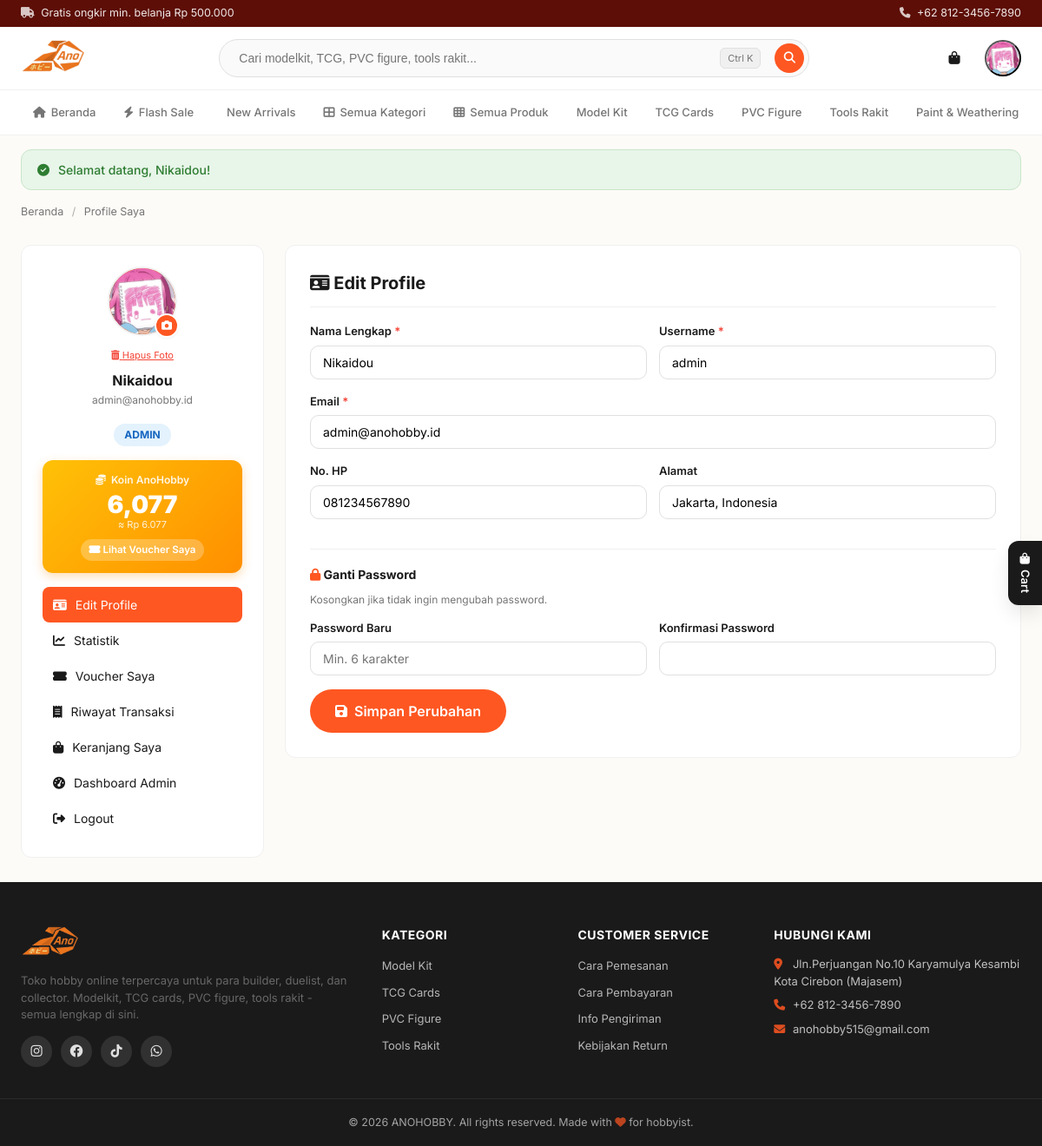
The app's page /profile.php (signed in) with its own data.
### tables this page shows
CREATE TABLE `categories` (
  `id` int NOT NULL,
  `name` varchar(80) NOT NULL,
  `slug` varchar(80) NOT NULL,
  `description` text,
  `image` varchar(255) DEFAULT NULL
);

CREATE TABLE `users` (
  `id` int NOT NULL,
  `username` varchar(50) NOT NULL,
  `email` varchar(100) NOT NULL,
  `password` varchar(255) NOT NULL,
  `full_name` varchar(100) NOT NULL,
  `phone` varchar(20) DEFAULT NULL,
  `address` text,
  `avatar` varchar(255) DEFAULT NULL,
  `role` enum('admin','customer') DEFAULT 'customer',
  `points` int NOT NULL DEFAULT '0',
  `created_at` timestamp NULL DEFAULT CURRENT_TIMESTAMP
);

### profile.php (the view, shortened to what the rows shown need)
<?php
require_once __DIR__ . '/includes/functions.php';
global $pdo;
$user_id = $_SESSION['user_id'];
$stmt = $pdo->prepare("SELECT * FROM users WHERE id = ?");
$stmt->execute([$user_id]);
$user = $stmt->fetch();
$stmt = $pdo->prepare("SELECT COUNT(*) AS cnt, COALESCE(SUM(grand_total),0) AS total FROM transactions WHERE user_id = ?");
$stmt->execute([$user_id]);
$stat = $stmt->fetch();
$stmt = $pdo->prepare("SELECT COUNT(*) FROM transactions WHERE user_id = ? AND status='completed'");
$stmt->execute([$user_id]);
$completed = $stmt->fetchColumn();
$tab = $_GET['tab'] ?? 'profile';
$form = [
    'full_name' => $user['full_name'],
    'username' => $user['username'],
    'email' => $user['email'],
    'phone' => $user['phone'],
    'address' => $user['address'],
];
include __DIR__ . '/includes/header.php';
?>
<section class="profile-wrap">
    <aside class="profile-sidebar">
        <div class="profile-avatar-wrap">
            <?php $avatar_src = user_avatar_url($user['avatar'] ?? null); ?>
            <?php if ($avatar_src): ?>
                <img src="<?= e($avatar_src) ?>" alt="Foto Profil" class="profile-avatar profile-avatar-img">
            <?php else: ?>
                <div class="profile-avatar"><?= strtoupper(substr($user['full_name'],0,1)) ?></div>
            <?php endif; ?>
            <form action="<?= url('profile.php?tab=' . e($tab)) ?>" method="post" enctype="multipart/form-data" id="avatarForm">
                <label for="avatarInput" class="profile-avatar-edit-btn" title="Ganti foto profil">
                </label>
            </form>
        </div>
        <?php if ($avatar_src): ?>
            <form action="<?= url('profile.php?tab=' . e($tab)) ?>" method="post" style="text-align:center;margin-bottom:6px;">
                <button type="submit" class="avatar-remove-link" data-confirm="Hapus foto profil ini?"><i class="fas fa-trash-alt"></i> Hapus Foto</button>
            </form>
        <?php else: ?>
            <div style="text-align:center;margin-bottom:6px;font-size:11px;color:var(--text-muted);">
                <i class="fas fa-image"></i> Belum ada foto profil
            </div>
        <?php endif; ?>
        <div class="profile-name"><?= e($user['full_name']) ?></div>
        <div class="profile-email"><?= e($user['email']) ?></div>
        <div style="text-align:center;margin-bottom:16px;">
            <span class="invoice-status status-<?= $user['role']==='admin'?'paid':'shipped' ?>"><?= e(ucfirst($user['role'])) ?></span>
        </div>
        <div class="profile-points-card">
            <div class="ppc-header">
                <i class="fas fa-coins"></i>
                <span>Koin AnoHobby</span>
            </div>
            <div class="ppc-balance"><?= number_format((int)$user['points']) ?></div>
            <div class="ppc-equiv">≈ <?= rupiah((int)$user['points']) ?></div>
            <a href="<?= url('my_vouchers.php') ?>" class="ppc-link"><i class="fas fa-ticket-alt"></i> Lihat Voucher Saya</a>
        </div>
        <nav class="profile-nav">
            <a href="<?= url('profile.php?tab=profile') ?>" class="<?= $tab==='profile'?'active':'' ?>"><i class="fas fa-id-card"></i> Edit Profile</a>
            <a href="<?= url('profile.php?tab=stats') ?>" class="<?= $tab==='stats'?'active':'' ?>"><i class="fas fa-chart-line"></i> Statistik</a>
            <a href="<?= url('my_vouchers.php') ?>"><i class="fas fa-ticket-alt"></i> Voucher Saya</a>
            <a href="<?= url('transaction_history.php') ?>"><i class="fas fa-receipt"></i> Riwayat Transaksi</a>
            <a href="<?= url('cart.php') ?>"><i class="fas fa-shopping-bag"></i> Keranjang Saya</a>
            <?php if (is_admin()): ?>
                <a href="<?= url('admin/dashboard.php') ?>"><i class="fas fa-tachometer-alt"></i> Dashboard Admin</a>
            <?php endif; ?>
            <a href="<?= url('logout.php') ?>" class="text-danger"><i class="fas fa-sign-out-alt"></i> Logout</a>
        </nav>
    </aside>
    <div class="profile-content">
        <?php if ($tab === 'stats'): ?>
            <h2><i class="fas fa-chart-line"></i> Statistik Belanja</h2>
            <div class="stat-grid" style="display:grid;grid-template-columns:repeat(auto-fit,minmax(180px,1fr));gap:14px;">
                <div style="background:var(--primary-light);padding:18px;border-radius:12px;">
                    <div style="font-size:11px;color:var(--text-muted);text-transform:uppercase;font-weight:700;">Total Transaksi</div>
                    <div style="font-size:26px;font-weight:800;color:var(--primary);"><?= $stat['cnt'] ?></div>
                </div>
                <div style="background:#E8F5E9;padding:18px;border-radius:12px;">
                    <div style="font-size:11px;color:var(--text-muted);text-transform:uppercase;font-weight:700;">Selesai</div>
                    <div style="font-size:26px;font-weight:800;color:var(--green);"><?= $completed ?></div>
                </div>
                <div style="background:#FFF3E0;padding:18px;border-radius:12px;">
                    <div style="font-size:11px;color:var(--text-muted);text-transform:uppercase;font-weight:700;">Total Belanja</div>
                    <div style="font-size:22px;font-weight:800;color:#EF6C00;"><?= rupiah($stat['total']) ?></div>
                </div>
            </div>
            <h2 style="margin-top:24px;"><i class="fas fa-history"></i> Transaksi Terbaru</h2>
            <?php
                $stmt = $pdo->prepare("SELECT * FROM transactions WHERE user_id = ? ORDER BY created_at DESC LIMIT 5");
                $stmt->execute([$user_id]);
                $recent = $stmt->fetchAll();
            ?>
            <?php if (empty($recent)): ?>
                <p class="muted">Belum ada transaksi.</p>
            <?php else: ?>
                <table class="data-table" style="margin-top:12px;">
                    <thead>
                        <tr><th>Invoice</th><th>Tanggal</th><th>Total</th><th>Status</th><th>Aksi</th></tr>
                    </thead>
                    <tbody>
                        <?php foreach ($recent as $t): ?>
                            <tr>
                                <td><strong><?= e($t['invoice_no']) ?></strong></td>
                                <td><?= tgl_indo($t['created_at']) ?></td>
                                <td class="accent" style="font-weight:700;"><?= rupiah($t['grand_total']) ?></td>
                                <td><span class="invoice-status status-<?= e($t['status']) ?>"><?= e(ucfirst($t['status'])) ?></span></td>
                                <td><a href="<?= url('invoice.php?id=' . $t['id']) ?>" class="btn btn-outline btn-sm"><i class="fas fa-eye"></i> Lihat</a></td>
                            </tr>
                        <?php endforeach; ?>
                    </tbody>
                </table>
            <?php endif; ?>
        <?php else: ?>
            <h2><i class="fas fa-id-card"></i> Edit Profile</h2>
            <form method="post" action="">
                <div class="form-row">
                    <div class="form-group">
                        <label class="form-label">Nama Lengkap <span class="req">*</span></label>
                        <input type="text" name="full_name" class="form-control" value="<?= e($form['full_name']) ?>" required>
                    </div>
                    <div class="form-group">
                        <label class="form-label">Username <span class="req">*</span></label>
                        <input type="text" name="username" class="form-control" value="<?= e($form['username']) ?>" required>
                    </div>
                </div>
                <div class="form-group">
                    <label class="form-label">Email <span class="req">*</span></label>
                    <input type="email" name="email" class="form-control" value="<?= e($form['email']) ?>" required>
                </div>
                <div class="form-row">
                    <div class="form-group">
                        <label class="form-label">No. HP</label>
                        <input type="text" name="phone" class="form-control" value="<?= e($form['phone']) ?>">
                    </div>
                    <div class="form-group">
                        <label class="form-label">Alamat</label>
                        <input type="text" name="address" class="form-control" value="<?= e($form['address']) ?>">
                    </div>
                </div>
                <hr style="border:0;border-top:1px solid var(--border-light);margin:18px 0;">
                <h3 style="font-size:14px;font-weight:700;margin-bottom:10px;"><i class="fas fa-lock accent"></i> Ganti Password</h3>
                <p class="form-hint" style="margin-bottom:14px;">Kosongkan jika tidak ingin mengubah password.</p>
                <div class="form-row">
                    <div class="form-group">
                        <label class="form-label">Password Baru</label>
                        <input type="password" name="new_password" class="form-control" placeholder="Min. 6 karakter">
                    </div>
                    <div class="form-group">
                        <label class="form-label">Konfirmasi Password</label>
                        <input type="password" name="confirm_password" class="form-control">
                    </div>
                </div>
                <button type="submit" class="btn btn-primary btn-lg"><i class="fas fa-save"></i> Simpan Perubahan</button>
            </form>
        <?php endif; ?>
    </div>
</section>
<?php include __DIR__ . '/includes/footer.php'; ?>

### includes/header.php (shortened to what the rows shown need)
<?php
require_once __DIR__ . '/functions.php';
global $pdo;
$current_page = basename($_SERVER['SCRIPT_NAME'], '.php');
$categories = get_categories($pdo);
try {
    $new_arrivals_count = count_new_arrivals($pdo);
    $flash_sale_count   = count_flash_sale($pdo);
} catch (Throwable $e) {
    $new_arrivals_count = 0;
    $flash_sale_count   = 0;
}
?>
<!DOCTYPE html>
<html lang="id">
<head>
    <link rel="stylesheet" href="https://cdnjs.cloudflare.com/ajax/libs/font-awesome/6.4.0/css/all.min.css">
    <link rel="stylesheet" href="<?= asset('css/style.css') ?>?v=<?= @filemtime(__DIR__ . '/../assets/css/style.css') ?>">
    <link rel="stylesheet" href="<?= asset('css/shop-ui.css') ?>?v=<?= @filemtime(__DIR__ . '/../assets/css/shop-ui.css') ?>">
</head>
<body>
<header class="site-header">
    <nav class="catnav">
        <div class="container catnav-inner">
            <a href="<?= url('index.php') ?>" class="catnav-item <?= $current_page==='index'?'active':'' ?>"><i class="fas fa-home"></i> Beranda</a>
            <?php if ($flash_sale_count > 0): ?>
                <a href="<?= url('flash_sale.php') ?>" class="catnav-item catnav-flashsale <?= $current_page==='flash_sale'?'active':'' ?>">
                    <i class="fas fa-bolt"></i> Flash Sale
                    <span class="catnav-badge"><?= $flash_sale_count ?></span>
                </a>
            <?php else: ?>
                <a href="<?= url('flash_sale.php') ?>" class="catnav-item <?= $current_page==='flash_sale'?'active':'' ?>"><i class="fas fa-bolt"></i> Flash Sale</a>
            <?php endif; ?>
            <?php if ($new_arrivals_count > 0): ?>
                <a href="<?= url('new_arrivals.php') ?>" class="catnav-item catnav-new <?= $current_page==='new_arrivals'?'active':'' ?>">
                    <i class="fas fa-sparkles"></i> New Arrivals
                    <span class="catnav-badge new"><?= $new_arrivals_count ?></span>
                </a>
            <?php else: ?>
                <a href="<?= url('new_arrivals.php') ?>" class="catnav-item <?= $current_page==='new_arrivals'?'active':'' ?>"><i class="fas fa-sparkles"></i> New Arrivals</a>
            <?php endif; ?>
            <a href="<?= url('all_categories.php') ?>" class="catnav-item <?= $current_page==='all_categories'?'active':'' ?>"><i class="fas fa-th-large"></i> Semua Kategori</a>
            <a href="<?= url('products.php') ?>" class="catnav-item <?= $current_page==='products'?'active':'' ?>"><i class="fas fa-th"></i> Semua Produk</a>
            <?php foreach ($categories as $c): ?>
                <a href="<?= url('category.php?slug=' . $c['slug']) ?>" class="catnav-item <?= (basename($_SERVER['SCRIPT_NAME'])==='category.php' && ($_GET['slug']??'')===$c['slug'])?'active':'' ?>"><?= e($c['name']) ?></a>
            <?php endforeach; ?>
        </div>
    </nav>
</header>
<main>

### records on screen
categories: name "Model Kit"
categories: name "TCG Cards"
categories: name "PVC Figure"
categories: name "Tools Rakit"
categories: name "Paint & Weathering"
users: avatar (picture), full_name "Nikaidou", email "admin@anohobby.id", role "ADMIN", points "6,077", points "Rp 6.077", username "admin", phone "081234567890", address "Jakarta, Indonesia"

### other values on screen
STORE_PHONE "+62 812-3456-7890"
$f['msg'] "Selamat datang, Nikaidou!"
STORE_ADDRESS "Jln.Perjuangan No.10 Karyamulya Kesambi Kota Cirebon (Majasem)"
STORE_EMAIL "anohobby515@gmail.com"
STORE_NAME "ANOHOBBY"
